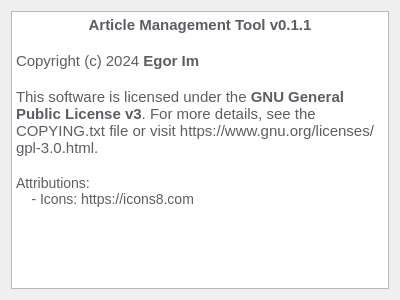
<?xml version="1.0" encoding="UTF-8"?>
<ui version="4.0">
 <class>AboutDialog</class>
 <widget class="QDialog" name="AboutDialog">
  <property name="geometry">
   <rect>
    <x>0</x>
    <y>0</y>
    <width>400</width>
    <height>300</height>
   </rect>
  </property>
  <property name="windowTitle">
   <string>About</string>
  </property>
  <layout class="QVBoxLayout" name="verticalLayout">
   <item>
    <widget class="QTextEdit" name="textEdit">
     <property name="mouseTracking">
      <bool>true</bool>
     </property>
     <property name="readOnly">
      <bool>true</bool>
     </property>
     <property name="html">
      <string>&lt;!DOCTYPE HTML PUBLIC &quot;-//W3C//DTD HTML 4.0//EN&quot; &quot;http://www.w3.org/TR/REC-html40/strict.dtd&quot;&gt;
&lt;html&gt;&lt;head&gt;&lt;meta name=&quot;qrichtext&quot; content=&quot;1&quot; /&gt;&lt;meta charset=&quot;utf-8&quot; /&gt;&lt;style type=&quot;text/css&quot;&gt;
p, li { white-space: pre-wrap; }
hr { height: 1px; border-width: 0; }
li.unchecked::marker { content: &quot;\2610&quot;; }
li.checked::marker { content: &quot;\2612&quot;; }
&lt;/style&gt;&lt;/head&gt;&lt;body style=&quot; font-family:'Ubuntu Sans'; font-size:11pt; font-weight:400; font-style:normal;&quot;&gt;
&lt;p align=&quot;center&quot; style=&quot; margin-top:0px; margin-bottom:0px; margin-left:0px; margin-right:0px; -qt-block-indent:0; text-indent:0px;&quot;&gt;&lt;span style=&quot; font-weight:700; color:#5e5c64;&quot;&gt;Article Management Tool v0.1.1&lt;/span&gt;&lt;/p&gt;
&lt;p style=&quot;-qt-paragraph-type:empty; margin-top:0px; margin-bottom:0px; margin-left:0px; margin-right:0px; -qt-block-indent:0; text-indent:0px; color:#5e5c64;&quot;&gt;&lt;br /&gt;&lt;/p&gt;
&lt;p style=&quot; margin-top:0px; margin-bottom:0px; margin-left:0px; margin-right:0px; -qt-block-indent:0; text-indent:0px;&quot;&gt;&lt;span style=&quot; color:#5e5c64;&quot;&gt;Copyright (c) 2024 &lt;/span&gt;&lt;span style=&quot; font-weight:700; color:#5e5c64;&quot;&gt;Egor Im&lt;/span&gt;&lt;/p&gt;
&lt;p style=&quot;-qt-paragraph-type:empty; margin-top:0px; margin-bottom:0px; margin-left:0px; margin-right:0px; -qt-block-indent:0; text-indent:0px; color:#5e5c64;&quot;&gt;&lt;br /&gt;&lt;/p&gt;
&lt;p style=&quot; margin-top:0px; margin-bottom:0px; margin-left:0px; margin-right:0px; -qt-block-indent:0; text-indent:0px;&quot;&gt;&lt;span style=&quot; color:#5e5c64;&quot;&gt;This software is licensed under the &lt;/span&gt;&lt;span style=&quot; font-weight:700; color:#5e5c64;&quot;&gt;GNU General Public License v3&lt;/span&gt;&lt;span style=&quot; color:#5e5c64;&quot;&gt;. For more details, see the COPYING.txt file or visit https://www.gnu.org/licenses/gpl-3.0.html.&lt;/span&gt;&lt;/p&gt;
&lt;p style=&quot;-qt-paragraph-type:empty; margin-top:0px; margin-bottom:0px; margin-left:0px; margin-right:0px; -qt-block-indent:0; text-indent:0px; color:#5e5c64;&quot;&gt;&lt;br /&gt;&lt;/p&gt;
&lt;p style=&quot; margin-top:0px; margin-bottom:0px; margin-left:0px; margin-right:0px; -qt-block-indent:0; text-indent:0px;&quot;&gt;&lt;span style=&quot; font-family:'Droid Sans Mono','monospace','monospace'; font-size:14px; color:#5e5c64;&quot;&gt;Attributions: &lt;/span&gt;&lt;/p&gt;
&lt;p style=&quot; margin-top:0px; margin-bottom:0px; margin-left:0px; margin-right:0px; -qt-block-indent:0; text-indent:0px;&quot;&gt;&lt;span style=&quot; font-family:'Droid Sans Mono','monospace','monospace'; font-size:14px; color:#5e5c64;&quot;&gt;    - Icons: https://icons8.com&lt;/span&gt;&lt;/p&gt;&lt;/body&gt;&lt;/html&gt;</string>
     </property>
    </widget>
   </item>
  </layout>
 </widget>
 <resources/>
 <connections/>
</ui>
